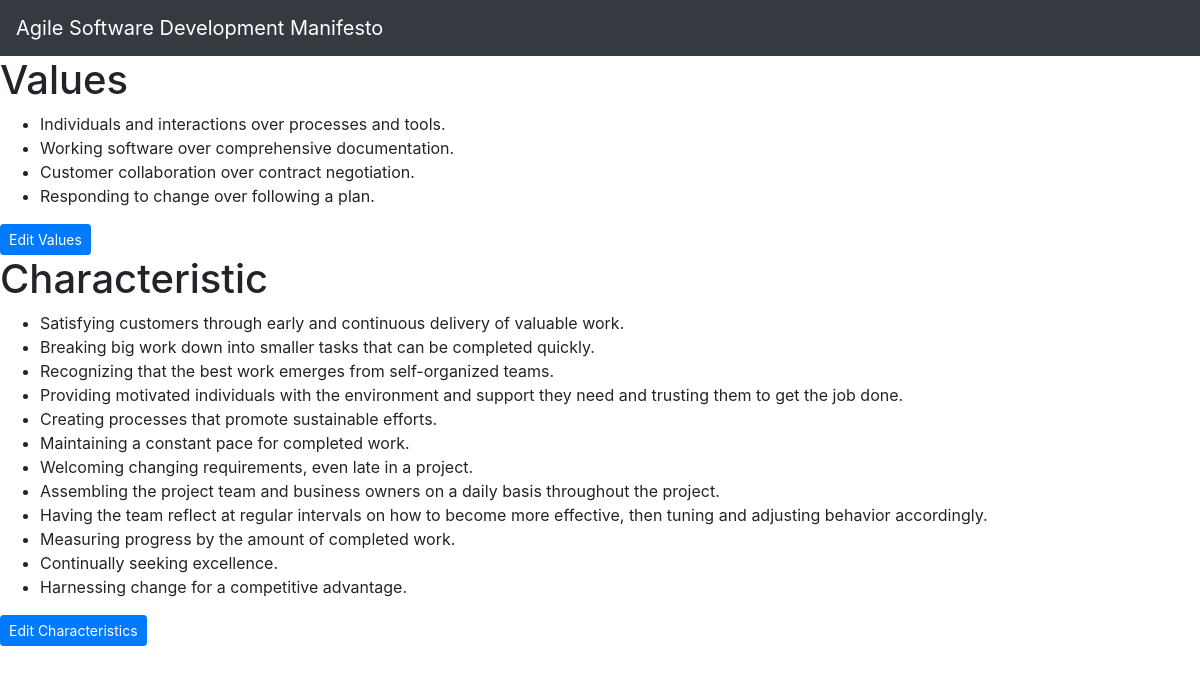
/agile/ (signed in), run on the app's committed database.
### agile/models.py (models this page shows)
class Value(models.Model):
    value_text = models.CharField(max_length=200)
    def __str__(self):
        return self.value_text

class Characteristic(models.Model):
    characteristic_text = models.CharField(max_length=200)
    def __str__(self):
        return self.characteristic_text

### agile/views.py (the view)
# urls.py: path("", views.IndexView.as_view(), name="index"),
@method_decorator(login_required(login_url="/accounts/login"), name="dispatch")
class IndexView(generic.ListView):
    template_name = "agile/index.html"
    context_object_name = "value_list"
    def get_queryset(self):
        return Value.objects.all()
    def get_context_data(self, **kwargs):
        context = super(IndexView, self).get_context_data(**kwargs)
        context["characteristic_list"] = Characteristic.objects.all()
        return context

### agile/templates/agile/index.html (shortened to what this page needs)
{% extends 'base.html' %}
{% load static %}
{% block content %}
<body>
 <h1>Values</h1>
{% if value_list %}
  <ul>
  {% for value in value_list %}
    <li>{{ value }}</li>
  {% endfor %}
  </ul>
{% else %}
  <p>Please input some agile values.</p>
{% endif %}
<a href="{% url 'agile:value_view' %}" class="btn btn-primary btn-sm" role="button" >Edit Values</a>
<h1>Characteristic</h1>
{% if characteristic_list %}
  <ul>
  {% for characteristic in characteristic_list %}
    <li>{{ characteristic }}</li>
  {% endfor %}
  </ul>
{% else %}
  <p>Please input some agile characteristics.</p>
{% endif %}
<a href="{% url 'agile:characteristic_view' %}" class="btn btn-primary btn-sm" role="button" >Edit Characteristics</a>
</body>
{% endblock %}

### templates/base.html (shortened to what this page needs)
{% load static %}
<!DOCTYPE html>
<html>
<head>
  <link rel='stylesheet' type="text/css" href="{% static 'agile/style.css' %}" />
  <link rel="stylesheet" href="https://stackpath.bootstrapcdn.com/bootstrap/4.5.2/css/bootstrap.min.css">
  <nav class="navbar navbar-dark bg-dark">
   <a class="navbar-brand" href="#">Agile Software Development Manifesto </a>
  </nav>
</head>
<body>
  <main>
    {% block content %}
    {% endblock %}
  </main>
</body>
</html>

### data on the page
Value: value_text "Individuals and interactions over processes and tools."
Value: value_text "Working software over comprehensive documentation."
Value: value_text "Customer collaboration over contract negotiation."
Value: value_text "Responding to change over following a plan."
Characteristic: characteristic_text "Satisfying customers through early and continuous delivery of valuable work."
Characteristic: characteristic_text "Breaking big work down into smaller tasks that can be completed quickly."
Characteristic: characteristic_text "Recognizing that the best work emerges from self-organized teams."
Characteristic: characteristic_text "Providing motivated individuals with the environment and support they need and trusting them to get the job done."
Characteristic: characteristic_text "Creating processes that promote sustainable efforts."
Characteristic: characteristic_text "Maintaining a constant pace for completed work."
Characteristic: characteristic_text "Welcoming changing requirements, even late in a project."
Characteristic: characteristic_text "Assembling the project team and business owners on a daily basis throughout the project."
Characteristic: characteristic_text "Having the team reflect at regular intervals on how to become more effective, then tuning and adjusting behavior accordingly."
Characteristic: characteristic_text "Measuring progress by the amount of completed work."
Characteristic: characteristic_text "Continually seeking excellence."
Characteristic: characteristic_text "Harnessing change for a competitive advantage."
